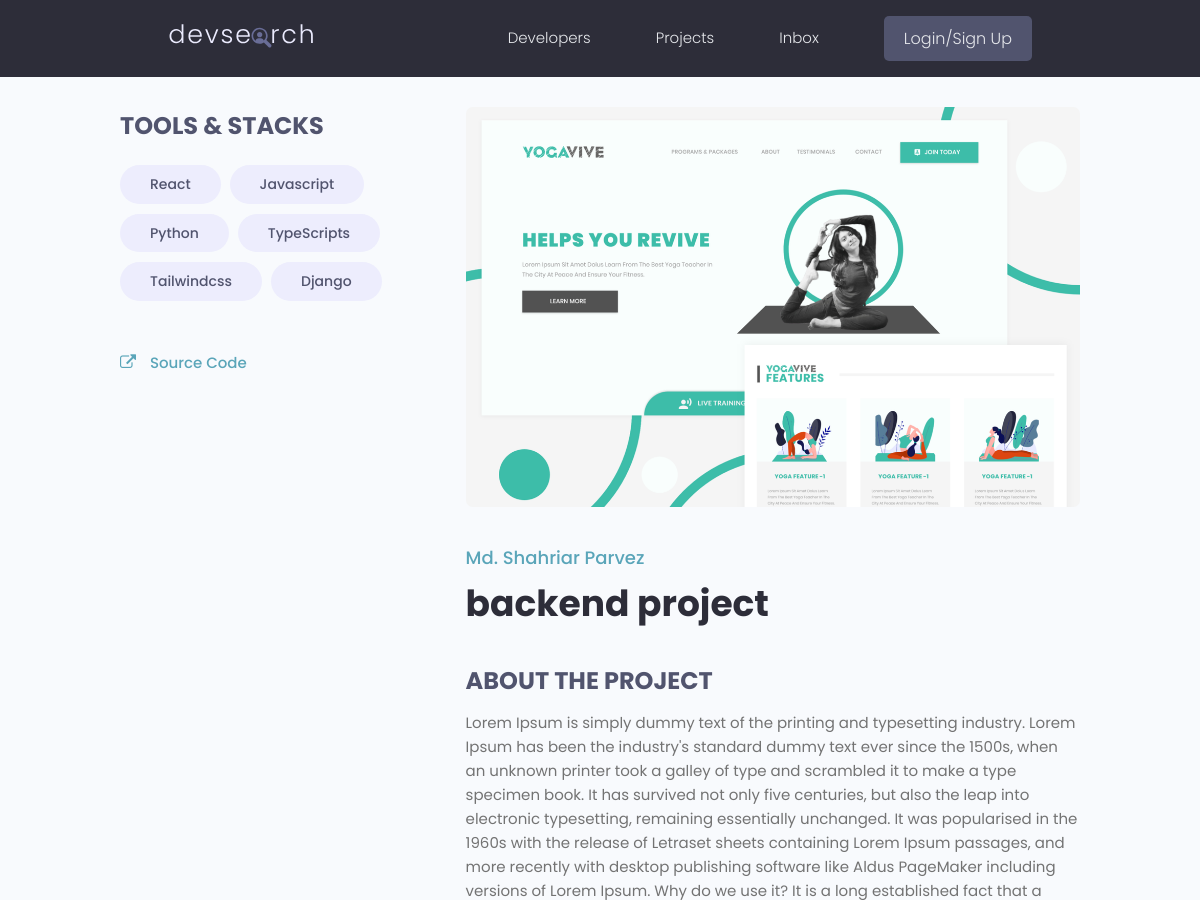
/project/single/0da2f75948cc417382c907a45c04b37e/ (upper part), run on an earlier commit of the app's database.
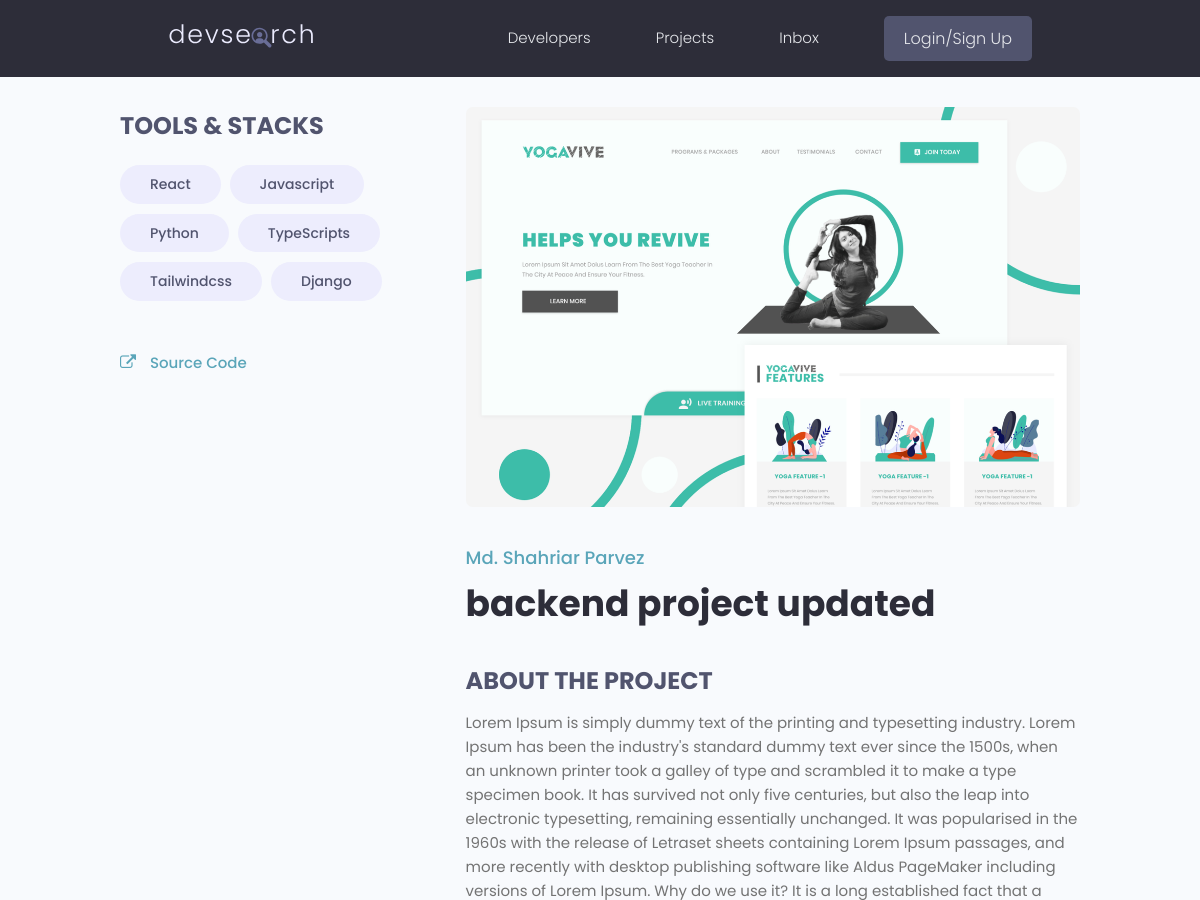
And on a later commit of the database.
### projects/models.py (models this page shows, shortened)
class Project(models.Model):
      owner = models.ForeignKey(Profile,null=True,
                           blank=True, on_delete= models.SET_NULL)
      title = models.CharField(max_length=2000)
      description = models.TextField(null=True, blank=True)
      featured_image = models.ImageField( null=True, blank=True , default='default.jpg')
      demo_link = models.CharField(max_length=2000 ,null=True, blank=True)
      source_link = models.CharField(max_length=2000 ,null=True, blank=True)
      tags = models.ManyToManyField('Tag')
      vote_total = models.IntegerField(default=0,null=True,blank=True)
      vote_ratio = models.IntegerField(default=0,null=True,blank=True)
      created = models.DateTimeField(auto_now_add=True)
      id = models.UUIDField(default=uuid.uuid4 , unique=True , primary_key=True , editable=False )

### projects/views.py (the view)
# urls.py: path('single/<str:id>/', views.singlepage, name='singleproject'),
def singlepage(request, id ):
      project = Project.objects.get(id=id)
      tags = project.tags.all()
      return render(request, 'projects/singleproject.html',{'project': project ,'tags':tags} )

### projects/models.py (called while the page is built)
      def __str__(self):
            return self.name

### projects/templates/projects/singleproject.html (shortened to what this page needs)
{% extends 'base.html' %}
{% load static %}
{% block content %}
  <main class="singleProject my-md">
      <div class="container">
        <div class="layout">
          <div class="column column--1of3">
            <h3 class="singleProject__subtitle">Tools & Stacks</h3>
            <div class="singleProject__toolStack">
            {%for tag in tags %}
              <span class="tag tag--pill tag--sub tag--lg">
                <small>{{tag}}</small>
              </span>
            {%endfor%}
            </div>
            {% if project.source_link %}
                  <a class="singleProject__liveLink" href="{{project.source_link}}" target="_blank">
                  <i class="fa fa-external-link"></i>
                        Source Code
                  </a>
            {% else %}
                  <i class="fa fa-external-link">
                        No Source
                  </i>
            {%endif%}
          </div>
          <div class="column column--2of3">
            <img class="singleProject__preview" src="{{ project.featured_image.url }}" alt="portfolio thumbnail" />
            <a href="profile.html" class="singleProject__developer">Md. Shahriar Parvez</a>
            <h2 class="singleProject__title">{{project.title}}</h2>
            <h3 class="singleProject__subtitle">About the Project</h3>
            <div class="singleProject__info">
            </div>
          </div>
        </div>
      </div>
    </main>
 {% endblock %}

What changed in the data, as far as the page shows it:
changed Project: title "backend project" → "backend project updated"
